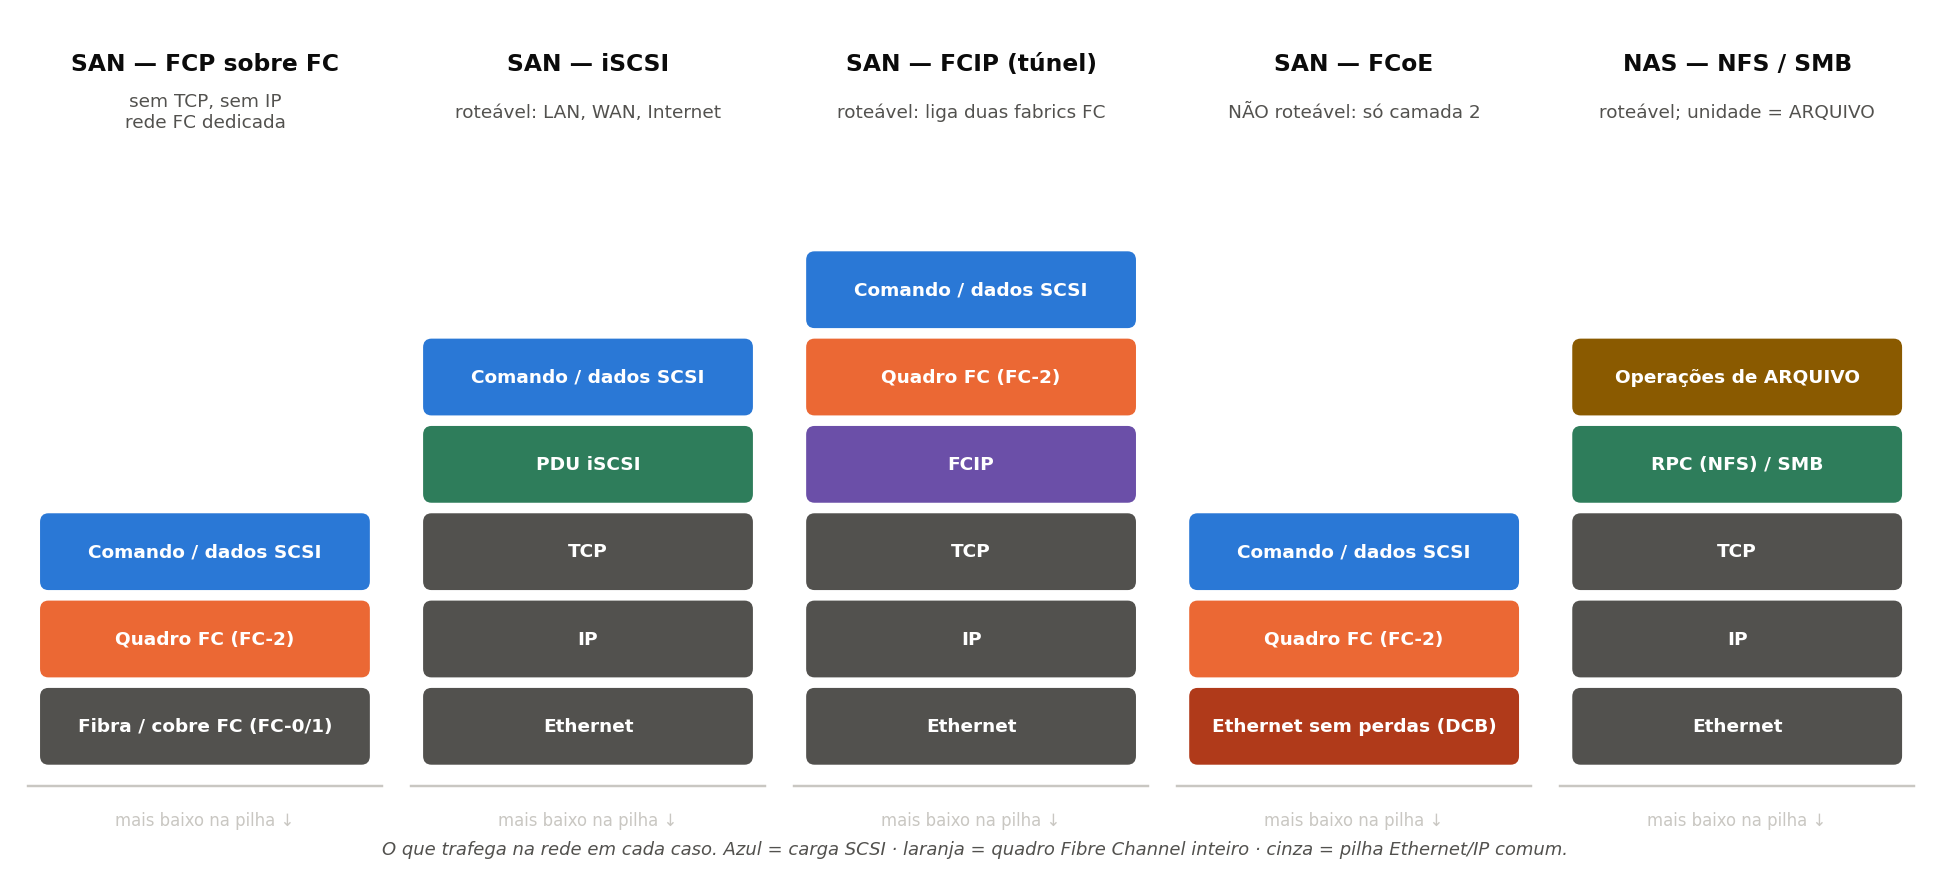

The script that saved this image:
import matplotlib
matplotlib.use("Agg")
import matplotlib.pyplot as plt
from matplotlib.patches import FancyBboxPatch

AZUL="#2a78d6"; LARANJA="#eb6834"; TINTA="#0b0b0b"; TINTA2="#52514e"
LINHA="#c9c7c2"; VERDE="#2e7d5b"; ROXO="#6b4fa8"; BRANCO="#ffffff"
plt.rcParams.update({"font.family":"DejaVu Sans","font.size":8})

fig, ax = plt.subplots(figsize=(11.0, 4.9))
ax.set_xlim(0, 47); ax.set_ylim(0, 20); ax.axis("off")

def cx(x, y, w, h, txt, fc, tc=BRANCO, fs=8.0, bold=True):
    ax.add_patch(FancyBboxPatch((x, y), w, h,
        boxstyle="round,pad=0.02,rounding_size=0.18",
        linewidth=0.9, edgecolor=fc, facecolor=fc))
    ax.text(x+w/2, y+h/2, txt, ha="center", va="center", color=tc,
            fontsize=fs, fontweight="bold" if bold else "normal")

COLS = [
    ("SAN — FCP sobre FC",      "sem TCP, sem IP\nrede FC dedicada",
     [("Comando / dados SCSI", AZUL), ("Quadro FC (FC-2)", LARANJA), ("Fibra / cobre FC (FC-0/1)", TINTA2)]),
    ("SAN — iSCSI",             "roteável: LAN, WAN, Internet",
     [("Comando / dados SCSI", AZUL), ("PDU iSCSI", VERDE), ("TCP", TINTA2), ("IP", TINTA2), ("Ethernet", TINTA2)]),
    ("SAN — FCIP (túnel)",      "roteável: liga duas fabrics FC",
     [("Comando / dados SCSI", AZUL), ("Quadro FC (FC-2)", LARANJA), ("FCIP", ROXO), ("TCP", TINTA2), ("IP", TINTA2), ("Ethernet", TINTA2)]),
    ("SAN — FCoE",              "NÃO roteável: só camada 2",
     [("Comando / dados SCSI", AZUL), ("Quadro FC (FC-2)", LARANJA), ("Ethernet sem perdas (DCB)", "#b03a1a")]),
    ("NAS — NFS / SMB",         "roteável; unidade = ARQUIVO",
     [("Operações de ARQUIVO", "#8a5a00"), ("RPC (NFS) / SMB", VERDE), ("TCP", TINTA2), ("IP", TINTA2), ("Ethernet", TINTA2)]),
]

W = 8.0; GAP = 1.4; H = 1.72; Y0 = 2.4
for k,(titulo, sub, pilha) in enumerate(COLS):
    x = 0.6 + k*(W+GAP)
    ax.text(x+W/2, 18.9, titulo, ha="center", va="center",
            color=TINTA, fontsize=9.6, fontweight="bold")
    ax.text(x+W/2, 17.75, sub, ha="center", va="center", color=TINTA2, fontsize=7.6)
    y = Y0
    for nome, cor in reversed(pilha):
        cx(x, y, W, H, nome, cor, fs=7.6)
        y += H + 0.34
    ax.plot([x-0.35, x+W+0.35], [Y0-0.55, Y0-0.55], color=LINHA, lw=1.0)
    ax.text(x+W/2, Y0-1.35, "mais baixo na pilha ↓", ha="center", va="center",
            color=LINHA, fontsize=6.8)

ax.text(23.5, 0.35,
        "O que trafega na rede em cada caso. Azul = carga SCSI · laranja = quadro Fibre Channel inteiro · cinza = pilha Ethernet/IP comum.",
        ha="center", va="center", color=TINTA2, fontsize=7.4, style="italic")

plt.tight_layout(pad=0.25)
plt.savefig("fig/encapsulamento.pdf", format="pdf", bbox_inches="tight")
plt.savefig("fig/encapsulamento.png", dpi=175, bbox_inches="tight")
print("ok")
